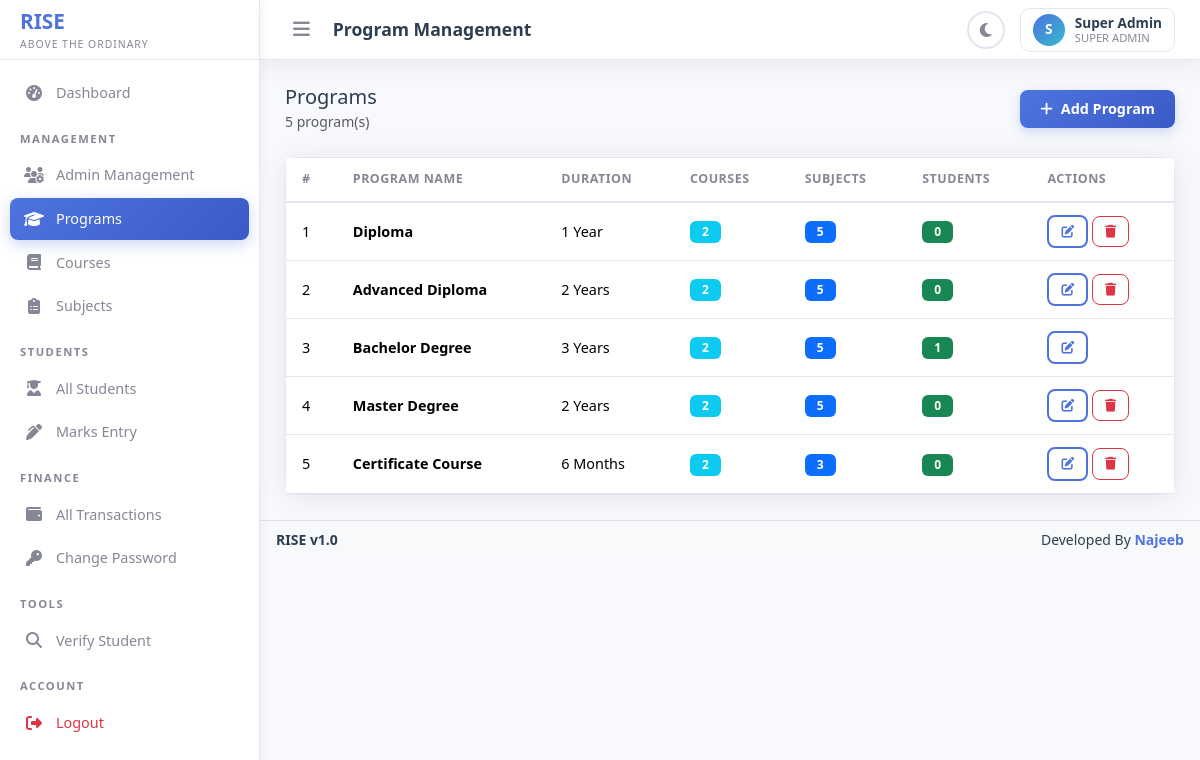
Screenshot of /program_management.php (signed in) with the database file from the repository.
### tables this page shows
CREATE TABLE `programs` (
  `id` int(11) NOT NULL,
  `program_name` varchar(255) NOT NULL,
  `duration` varchar(100) NOT NULL,
  `created_at` datetime NOT NULL DEFAULT current_timestamp()
);

### includes/auth.php (called while the page is built, shortened)
<?php
function isSuperAdmin() {
    return isset($_SESSION['user_role']) && $_SESSION['user_role'] === 'super_admin';
}
function getCurrentUser() {
    $db = getDB();
    $stmt = $db->prepare("SELECT id, name, email, role, status, wallet_balance FROM admins WHERE id = :id");
    $stmt->execute([':id' => $_SESSION['user_id']]);
    return $stmt->fetch();
}
function sanitize($input) {
    return htmlspecialchars(trim($input), ENT_QUOTES, 'UTF-8');
}

### program_management.php (the view, shortened to what this page needs)
<?php
$pageTitle = 'Program Management';
require_once 'includes/header.php';
require_once 'includes/sidebar.php';
$db = getDB();
$stmt = $db->query("SELECT p.*, (SELECT COUNT(*) FROM courses WHERE program_id = p.id) as course_count, (SELECT COUNT(*) FROM subjects WHERE program_id = p.id) as subject_count, (SELECT COUNT(*) FROM students WHERE program_id = p.id) as student_count FROM programs p ORDER BY p.created_at DESC");
$programs = $stmt->fetchAll();
?>
<div class="d-flex justify-content-between align-items-center mb-4">
    <div>
        <h5 class="mb-0">Programs</h5>
        <small class="text-muted"><?php echo count($programs); ?> program(s)</small>
    </div>
    <button class="btn btn-primary" data-bs-toggle="modal" data-bs-target="#createProgramModal">
        <i class="fas fa-plus me-2"></i>Add Program
    </button>
</div>
<div class="card">
    <div class="card-body p-0">
        <?php if (empty($programs)): ?>
        <div class="empty-state">
            <i class="fas fa-graduation-cap"></i>
            <p>No programs found</p>
        </div>
        <?php else: ?>
        <div class="table-responsive">
            <table class="table mb-0">
                <thead>
                    <tr>
                        <th>#</th>
                        <th>Program Name</th>
                        <th>Duration</th>
                        <th>Courses</th>
                        <th>Subjects</th>
                        <th>Students</th>
                        <th>Actions</th>
                    </tr>
                </thead>
                <tbody>
                    <?php foreach ($programs as $i => $program): ?>
                    <tr>
                        <td><?php echo $i + 1; ?></td>
                        <td><strong><?php echo sanitize($program['program_name']); ?></strong></td>
                        <td><?php echo sanitize($program['duration']); ?></td>
                        <td><span class="badge bg-info"><?php echo $program['course_count']; ?></span></td>
                        <td><span class="badge bg-primary"><?php echo $program['subject_count']; ?></span></td>
                        <td><span class="badge bg-success"><?php echo $program['student_count']; ?></span></td>
                        <td>
                            <button class="btn btn-sm btn-outline-primary"
                                    data-bs-toggle="modal" data-bs-target="#editProgramModal"
                                    onclick="fillEditForm(<?php echo $program['id']; ?>, '<?php echo addslashes($program['program_name']); ?>', '<?php echo addslashes($program['duration']); ?>')">
                                <i class="fas fa-edit"></i>
                            </button>
                            <?php if ($program['student_count'] == 0): ?>
                            <form method="POST" class="d-inline">
                                <button type="submit" class="btn btn-sm btn-outline-danger"
                                        data-confirm="Are you sure you want to delete this program?">
                                    <i class="fas fa-trash"></i>
                                </button>
                            </form>
                            <?php endif; ?>
                        </td>
                    </tr>
                    <?php endforeach; ?>
                </tbody>
            </table>
        </div>
        <?php endif; ?>
    </div>
</div>
<?php require_once 'includes/footer.php'; ?>

### includes/sidebar.php (shortened to what this page needs)
<nav id="sidebar" class="sidebar">
    <div class="sidebar-brand">
        <div>
            <div class="brand-text"><?php echo APP_NAME; ?></div>
            <div class="brand-tagline"><?php echo APP_TAGLINE; ?></div>
        </div>
    </div>
    <ul class="sidebar-nav">
        <li class="nav-item">
            <a href="dashboard.php" class="nav-link <?php echo $currentPage === 'dashboard' ? 'active' : ''; ?>">
                <i class="fas fa-tachometer-alt"></i>
                <span class="nav-text">Dashboard</span>
            </a>
        </li>
        <?php if (isSuperAdmin()): ?>
        <div class="sidebar-section-title">Management</div>
        <li class="nav-item">
            <a href="admin_management.php" class="nav-link <?php echo $currentPage === 'admin_management' ? 'active' : ''; ?>">
                <i class="fas fa-users-cog"></i>
                <span class="nav-text">Admin Management</span>
            </a>
        </li>
        <li class="nav-item">
            <a href="program_management.php" class="nav-link <?php echo $currentPage === 'program_management' ? 'active' : ''; ?>">
                <i class="fas fa-graduation-cap"></i>
                <span class="nav-text">Programs</span>
            </a>
        </li>
        <li class="nav-item">
            <a href="course_management.php" class="nav-link <?php echo $currentPage === 'course_management' ? 'active' : ''; ?>">
                <i class="fas fa-book"></i>
                <span class="nav-text">Courses</span>
            </a>
        </li>
        <li class="nav-item">
            <a href="subject_management.php" class="nav-link <?php echo $currentPage === 'subject_management' ? 'active' : ''; ?>">
                <i class="fas fa-clipboard-list"></i>
                <span class="nav-text">Subjects</span>
            </a>
        </li>
        <?php endif; ?>
        <div class="sidebar-section-title">Students</div>
        <li class="nav-item">
            <a href="students.php" class="nav-link <?php echo $currentPage === 'students' ? 'active' : ''; ?>">
                <i class="fas fa-user-graduate"></i>
                <span class="nav-text">All Students</span>
            </a>
        </li>
        <li class="nav-item">
            <a href="marks_entry.php" class="nav-link <?php echo $currentPage === 'marks_entry' ? 'active' : ''; ?>">
                <i class="fas fa-pen-alt"></i>
                <span class="nav-text">Marks Entry</span>
            </a>
        </li>
        <?php if (!isSuperAdmin()): ?>
        <div class="sidebar-section-title">Finance</div>
        <li class="nav-item">
            <a href="wallet.php" class="nav-link <?php echo $currentPage === 'wallet' ? 'active' : ''; ?>">
                <i class="fas fa-wallet"></i>
                <span class="nav-text">Wallet</span>
            </a>
        </li>
        <?php else: ?>
        <div class="sidebar-section-title">Finance</div>
        <li class="nav-item">
            <a href="wallet.php" class="nav-link <?php echo $currentPage === 'wallet' ? 'active' : ''; ?>">
                <i class="fas fa-wallet"></i>
                <span class="nav-text">All Transactions</span>
            </a>
        </li>
        <?php endif; ?>
<?php if (isSuperAdmin()): ?>
<li class="nav-item">
    <a href="change_password.php" class="nav-link <?php echo $currentPage === 'change_password' ? 'active' : ''; ?>">
        <i class="fas fa-key"></i>
        <span class="nav-text">Change Password</span>
    </a>
</li>
<?php endif; ?>
        <div class="sidebar-section-title">Tools</div>
        <li class="nav-item">
            <a href="verify_student.php" class="nav-link <?php echo $currentPage === 'verify_student' ? 'active' : ''; ?>">
                <i class="fas fa-search"></i>
                <span class="nav-text">Verify Student</span>
            </a>
        </li>
        <div class="sidebar-section-title">Account</div>
        <li class="nav-item">
            <a href="logout.php" class="nav-link text-danger">
                <i class="fas fa-sign-out-alt"></i>
                <span class="nav-text">Logout</span>
            </a>
        </li>
    </ul>
</nav>
<div class="main-content">
    <div class="top-navbar">
        <div class="navbar-left">
            <button class="sidebar-toggle" id="sidebarToggle">
                <i class="fas fa-bars"></i>
            </button>
            <span class="page-title"><?php echo isset($pageTitle) ? sanitize($pageTitle) : 'Dashboard'; ?></span>
        </div>
        <div class="navbar-right">
            <button class="theme-toggle" id="themeToggleBtn" title="Toggle Theme">
            </button>
            <div class="dropdown user-dropdown">
                <button class="dropdown-toggle" type="button" data-bs-toggle="dropdown" aria-expanded="false">
                    <div class="user-avatar">
                        <?php echo strtoupper(substr($currentUser['name'] ?? 'U', 0, 1)); ?>
                    </div>
                    <div class="user-info">
                        <div class="user-name"><?php echo sanitize($currentUser['name'] ?? 'User'); ?></div>
                        <div class="user-role"><?php echo sanitize(str_replace('_', ' ', $currentUser['role'] ?? '')); ?></div>
                    </div>
                </button>
            </div>
        </div>
    </div>
    <div class="content-area">

### rows the page displays
programs: program_name "Diploma", duration "1 Year", course_count "2", subject_count "5", student_count "0"
programs: program_name "Advanced Diploma", duration "2 Years", course_count "2", subject_count "5", student_count "0"
programs: program_name "Bachelor Degree", duration "3 Years", course_count "2", subject_count "5", student_count "1"
programs: program_name "Master Degree", duration "2 Years", course_count "2", subject_count "5", student_count "0"
programs: program_name "Certificate Course", duration "6 Months", course_count "2", subject_count "3", student_count "0"

### other values shown
APP_NAME "RISE"
APP_TAGLINE "ABOVE THE ORDINARY"
$pageTitle "Program Management"
substr($currentUser['name'] ?? 'U', 0, 1) "S"
$currentUser['name'] "Super Admin"
str_replace('_', ' ', $currentUser['role'] ?? '') "SUPER ADMIN"
count($programs) "5"
